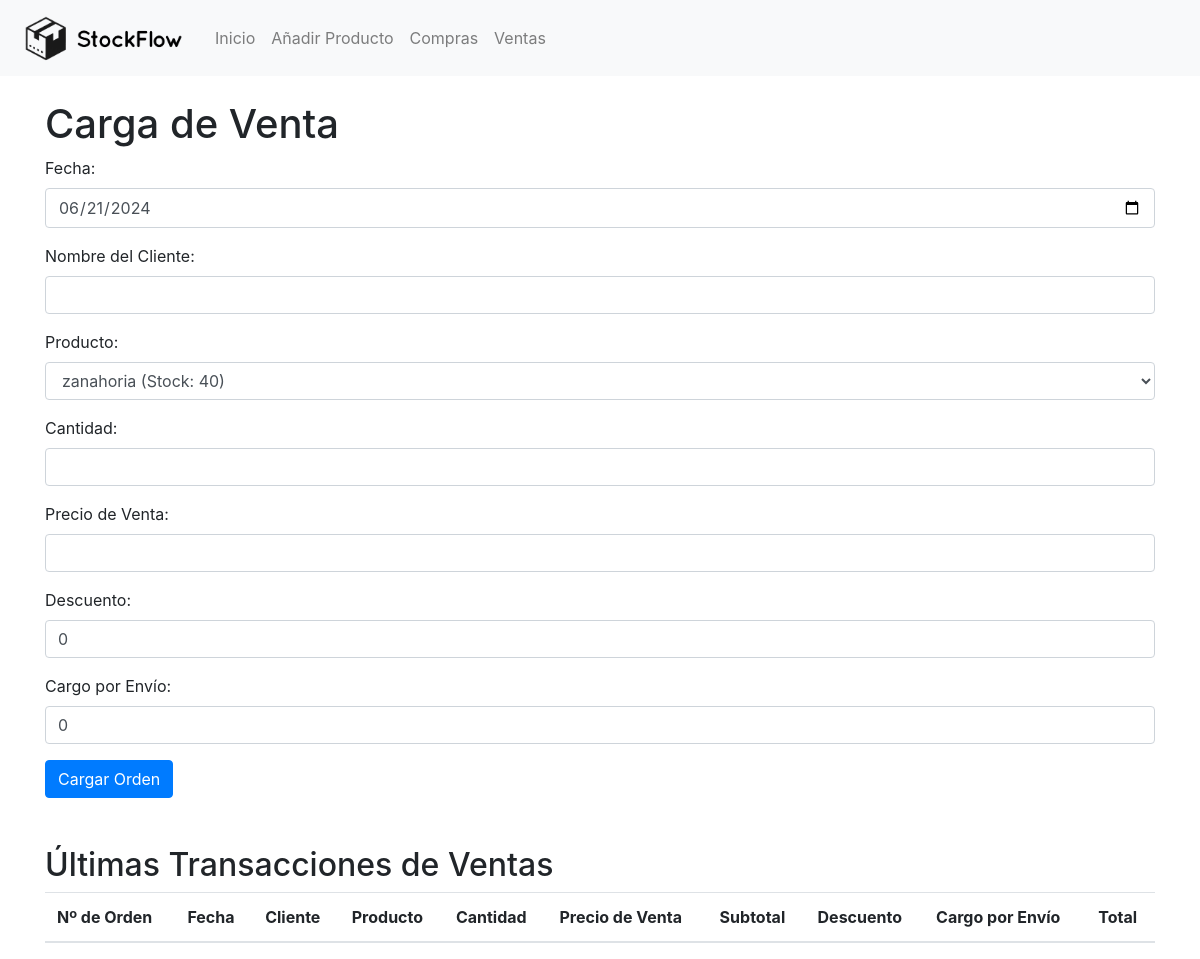
The page /carga_venta on the database as committed earlier.
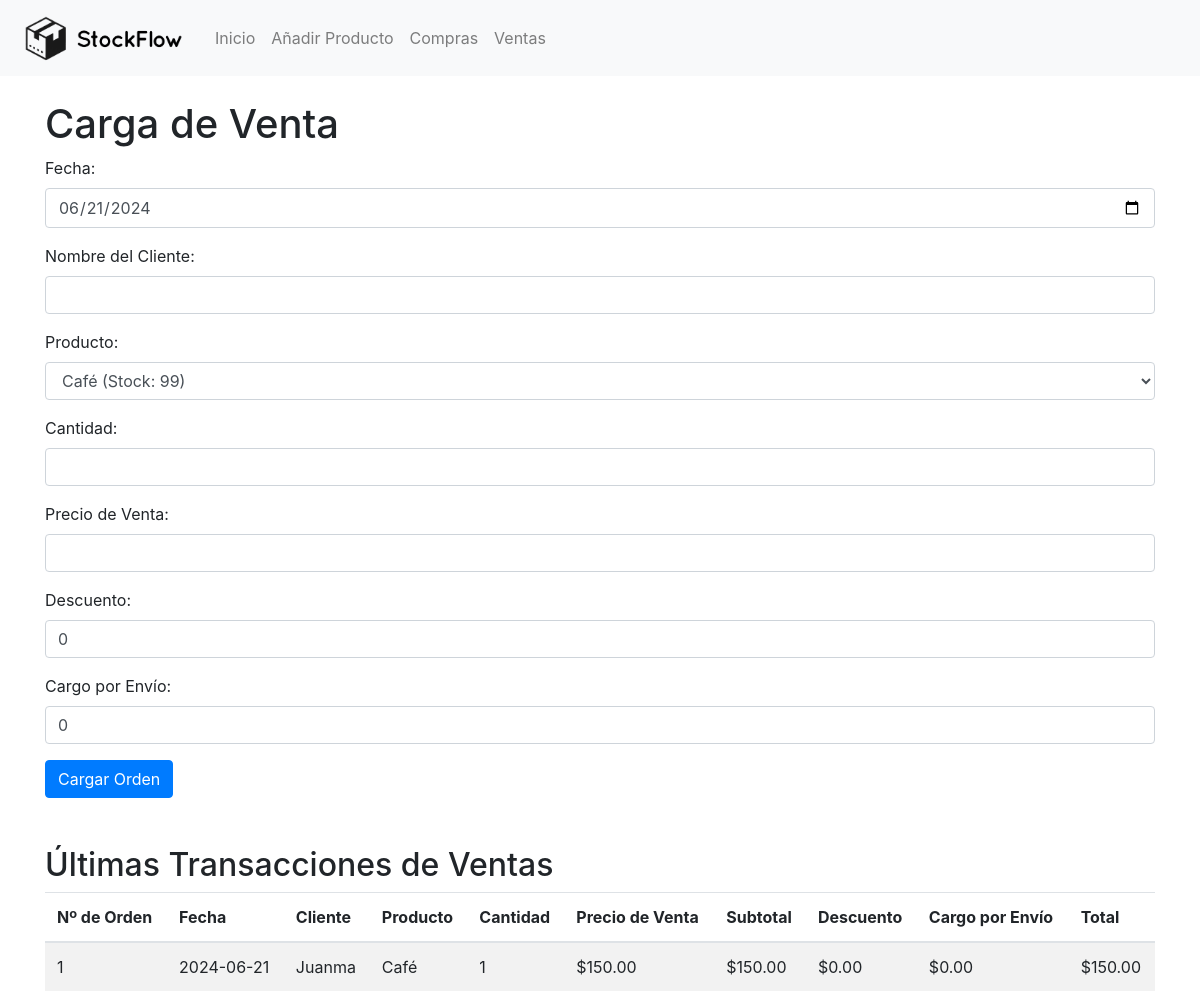
The same page on the database as committed later.
### tables this page shows
CREATE TABLE ventas (
        id INTEGER PRIMARY KEY AUTOINCREMENT,
        fecha TEXT,
        cliente TEXT,
        producto_id INTEGER,
        producto_nombre TEXT,
        cantidad INTEGER,
        precio_venta REAL,
        subtotal REAL,
        descuento REAL,
        cargo_envio REAL,
        total REAL,
        FOREIGN KEY (producto_id) REFERENCES productos (id)
    );

### app.py (the view, shortened to what this page needs)
@app.route('/carga_venta', methods=['GET', 'POST'])
def carga_venta():
    db = get_db()
    c = db.cursor()
    c.execute('SELECT id, nombre, cantidad, precio FROM productos')
    productos = c.fetchall()
    c.execute('''
        SELECT v.*, p.nombre as producto_nombre
        FROM ventas v
        JOIN productos p ON v.producto_id = p.id
    ''')
    ventas = c.fetchall()
    return render_template('carga_venta.html', productos=productos, ventas=ventas)

### app.py (called while the page is built)
def get_db():
    if 'db' not in g:
        g.db = sqlite3.connect('inventario.db')
        g.db.row_factory = sqlite3.Row
    return g.db

### templates/carga_venta.html (shortened to what this page needs)
{% extends "base.html" %}
{% block content %}
<h1>Carga de Venta</h1>
<form method="post" action="{{ url_for('carga_venta') }}" onsubmit="return validateForm()" novalidate>
    <div class="form-group">
        <label for="fecha">Fecha:</label>
        <input type="date" class="form-control" id="fecha" name="fecha" required>
    </div>
    <div class="form-group">
        <label for="cliente">Nombre del Cliente:</label>
        <input type="text" class="form-control" id="cliente" name="cliente" required>
    </div>
    <div class="form-group">
        <label for="producto">Producto:</label>
        <select class="form-control" id="producto" name="producto" required>
            {% for producto in productos %}
            <option value="{{ producto['id'] }}" data-stock="{{ producto['cantidad'] }}" data-precio="{{ producto['precio'] }}">
                {{ producto['nombre'] }} (Stock: {{ producto['cantidad'] }})
            </option>
            {% endfor %}
        </select>
    </div>
    <div class="form-group">
        <label for="cantidad">Cantidad:</label>
        <input type="number" class="form-control" id="cantidad" name="cantidad" min="1" required>
    </div>
    <div class="form-group">
        <label for="precio_venta">Precio de Venta:</label>
        <input type="number" step="0.01" class="form-control" id="precio_venta" name="precio_venta" min="0" required>
    </div>
    <div class="form-group">
        <label for="descuento">Descuento:</label>
        <input type="number" step="0.01" class="form-control" id="descuento" name="descuento" min="0" value="0" required>
    </div>
    <div class="form-group">
        <label for="cargo_envio">Cargo por Envío:</label>
        <input type="number" step="0.01" class="form-control" id="cargo_envio" name="cargo_envio" min="0" value="0" required>
    </div>
    <button type="submit" class="btn btn-primary">Cargar Orden</button>
</form>
<h2 class="mt-5">Últimas Transacciones de Ventas</h2>
<table class="table table-striped">
    <thead>
        <tr>
            <th>Nº de Orden</th>
            <th>Fecha</th>
            <th>Cliente</th>
            <th>Producto</th>
            <th>Cantidad</th>
            <th>Precio de Venta</th>
            <th>Subtotal</th>
            <th>Descuento</th>
            <th>Cargo por Envío</th>
            <th>Total</th>
        </tr>
    </thead>
    <tbody>
        {% for venta in ventas %}
        <tr>
            <td>{{ venta['id'] }}</td>
            <td>{{ venta['fecha'] }}</td>
            <td>{{ venta['cliente'] }}</td>
            <td>{{ venta['producto_nombre'] }}</td>
            <td>{{ venta['cantidad'] }}</td>
            <td>${{ "%.2f"|format(venta['precio_venta']) }}</td>
            <td>${{ "%.2f"|format(venta['subtotal']) }}</td>
            <td>${{ "%.2f"|format(venta['descuento']) }}</td>
            <td>${{ "%.2f"|format(venta['cargo_envio']) }}</td>
            <td>${{ "%.2f"|format(venta['total']) }}</td>
        </tr>
        {% endfor %}
    </tbody>
</table>
{% endblock %}

Rows that differ between the two databases and show on the page:
now on this page (row edited): ventas: id "1", fecha "2024-06-21", cliente "Juanma", producto_nombre "Café", cantidad "1", precio_venta "150.00", subtotal "150.00", descuento "0.00", cargo_envio "0.00", total "150.00"
Other text that changed with them:
form field producto: "zanahoria (Stock: 40)" → "Café (Stock: 99)"
